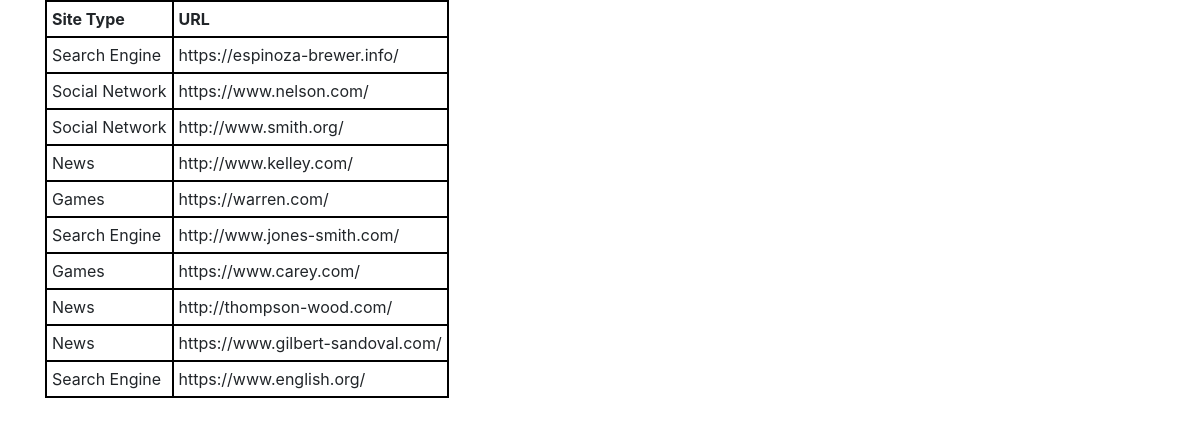
The page / on the database its author committed.
### first_app/models.py (models this page shows, shortened)
class Webpage(models.Model):
    topic = models.ForeignKey(Topic, on_delete=models.CASCADE)
    name = models.CharField(max_length = 264, unique = True)
    url = models.URLField(unique = True)

class Topic(models.Model):
    top_name = models.CharField(max_length = 264, unique = True)
    def __str__(self):
        return self.top_name

### first_app/views.py (the view)
# urls.py: path('', views.index, name = "index"),
def index(request):
    webpages = Webpage.objects.order_by('name')
    my_dict = {'webpage_table' : webpages}
    return render(request, 'first_app/index.html', context = my_dict)

### templates/first_app/index.html (shortened to what this page needs)
<!doctype html>
{% load static %}
<html lang="en">
<head>
    <link rel="stylesheet" href="https://stackpath.bootstrapcdn.com/bootstrap/4.5.2/css/bootstrap.min.css">
    <link rel="stylesheet" href="{% static "css/index.css" %}">
</head>
<body>
    <div class="container">
        {% if webpage_table %}
            <table>
                <thead>
                    <th> Site Type </th>
                    <th> URL </th>
                </thead>
                {% for page in webpage_table %}
                    <tr>
                        <td> {{ page.topic  }} </td>
                        <td> {{ page.url }} </td>
                    </tr>
                {% endfor %}
            </table>
        {% else %}
            <p> No Records Found </p>
        {% endif %}
    </div>
</body>
</html>

### static/css/index.css (style rules this page uses)
table, td, th { border:2px solid black }
td, th { padding:5px }

### rows shown on the page
Webpage: topic "Search Engine", url "https://espinoza-brewer.info/"
Webpage: topic "Social Network", url "https://www.nelson.com/"
Webpage: topic "Social Network", url "http://www.smith.org/"
Webpage: topic "News", url "http://www.kelley.com/"
Webpage: topic "Games", url "https://warren.com/"
Webpage: topic "Search Engine", url "http://www.jones-smith.com/"
Webpage: topic "Games", url "https://www.carey.com/"
Webpage: topic "News", url "http://thompson-wood.com/"
Webpage: topic "News", url "https://www.gilbert-sandoval.com/"
Webpage: topic "Search Engine", url "https://www.english.org/"
